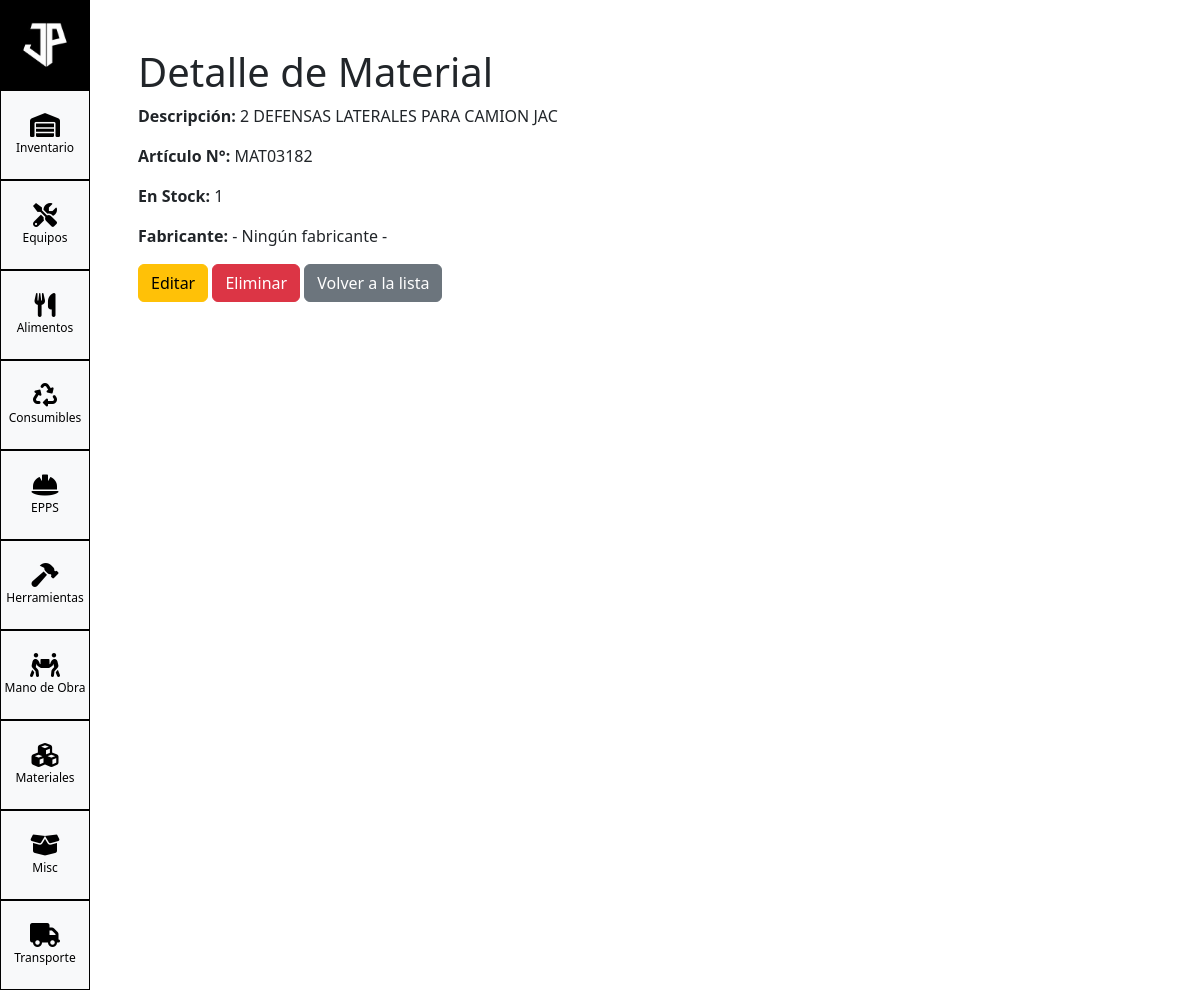
/inventory/inventario/materiales/1/, run on the app's committed database.
### inventory/models.py (models this page shows, shortened)
class BaseInventario(models.Model):
    num_articulo = models.CharField(max_length=50)
    descripcion = models.CharField(max_length=255)
    en_stock = models.IntegerField(default=0)
    codigo_barras = models.CharField(max_length=100, blank=True, default='')
    grupo_articulos = models.CharField(max_length=100, default='MISC')
    fabricante = models.CharField(max_length=100, blank=True, default='')
    unidad_medida = models.CharField(max_length=50, blank=True, default='')
    precio_unitario_diario = models.DecimalField(max_digits=10, decimal_places=2, default=0)
    ultimo_precio_compra = models.DecimalField(max_digits=10, decimal_places=2, default=0)
    class Meta:
        abstract = True

class Materiales(BaseInventario):
    grupo_articulos = models.CharField(max_length=100, default='MATERIALES')

### inventory/views/materiales.py (the view)
# urls.py: path('inventario/materiales/<int:pk>/', MaterialesDetailView.as_view(), name='materiales-detail'),
class MaterialesDetailView(DetailView):
    model = Materiales
    template_name = 'materiales/materiales_detail.html'

### inventory/templates/materiales/materiales_detail.html (shortened to what this page needs)
{% extends "base_inventario.html" %}
{% block content %}
<div class="container">
    <h1>Detalle de Material</h1>
    <p><strong>Descripción:</strong> {{ object.descripcion }}</p>
    <p><strong>Artículo N°:</strong> {{ object.num_articulo }}</p>
    <p><strong>En Stock:</strong> {{ object.en_stock }}</p>
    <p><strong>Fabricante:</strong> {{ object.fabricante }}</p>
    <a href="{% url 'materiales-update' object.pk %}" class="btn btn-warning">Editar</a>
    <a href="{% url 'materiales-delete' object.pk %}" class="btn btn-danger">Eliminar</a>
    <a href="{% url 'materiales-list' %}" class="btn btn-secondary">Volver a la lista</a>
</div>
{% endblock %}

### static/css/custom.css (style rules this page uses)
body, html { height: 100%; margin: 0; padding: 0; }

### data on the page
Materiales: descripcion "2 DEFENSAS LATERALES PARA CAMION JAC", num_articulo "MAT03182", en_stock "1", fabricante "- Ningún fabricante -"
